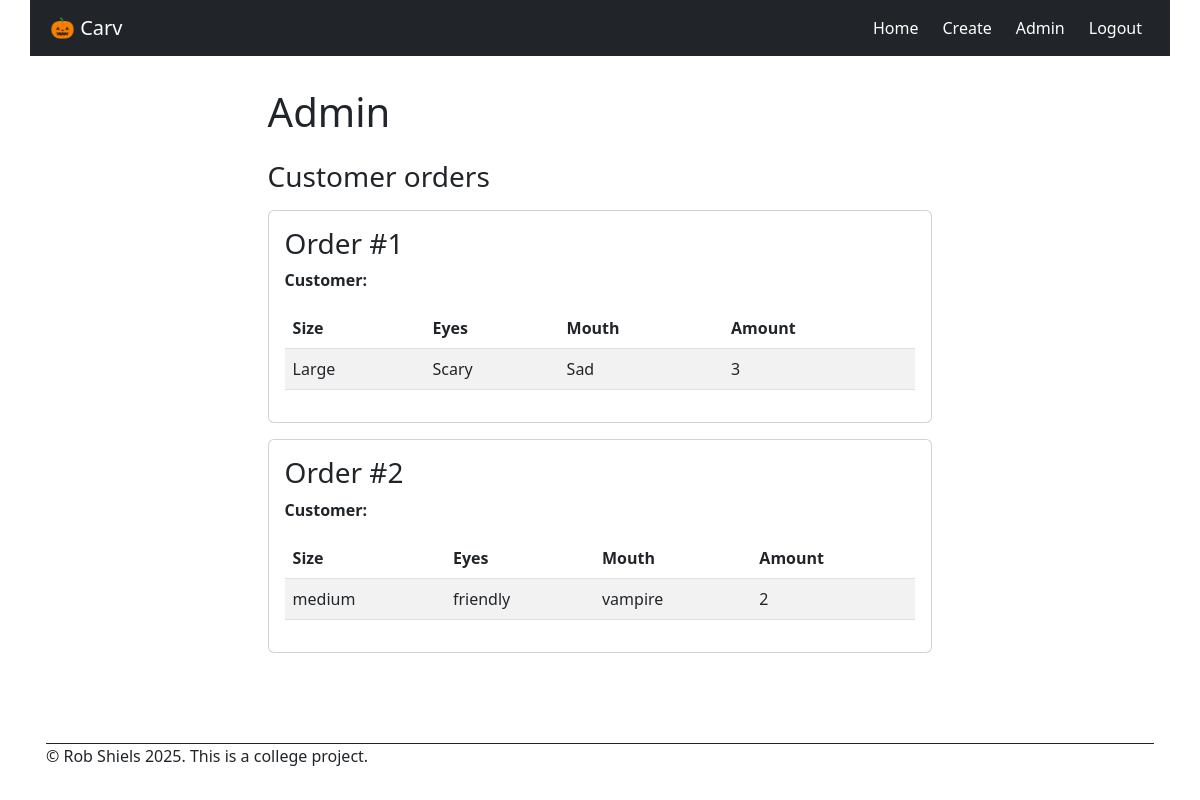
Page /admin (signed in) on the earlier database version.
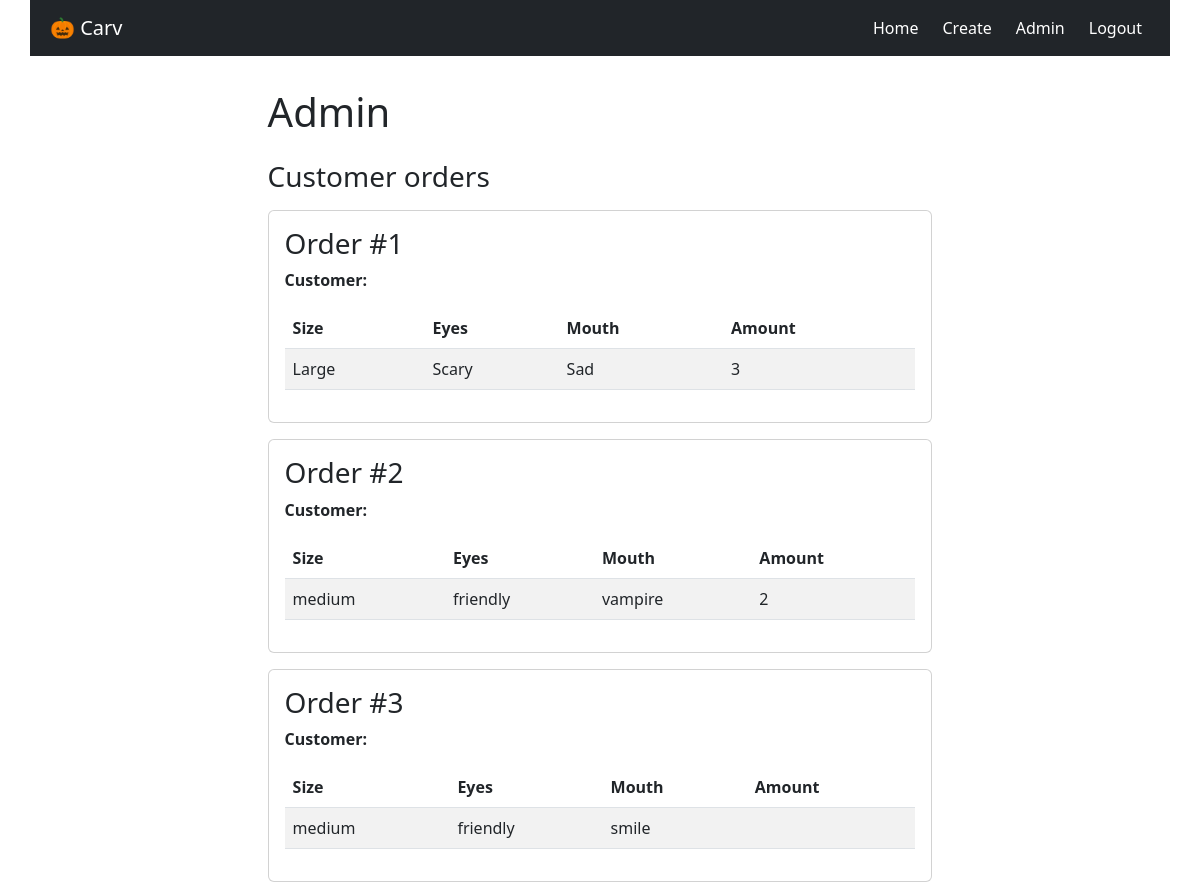
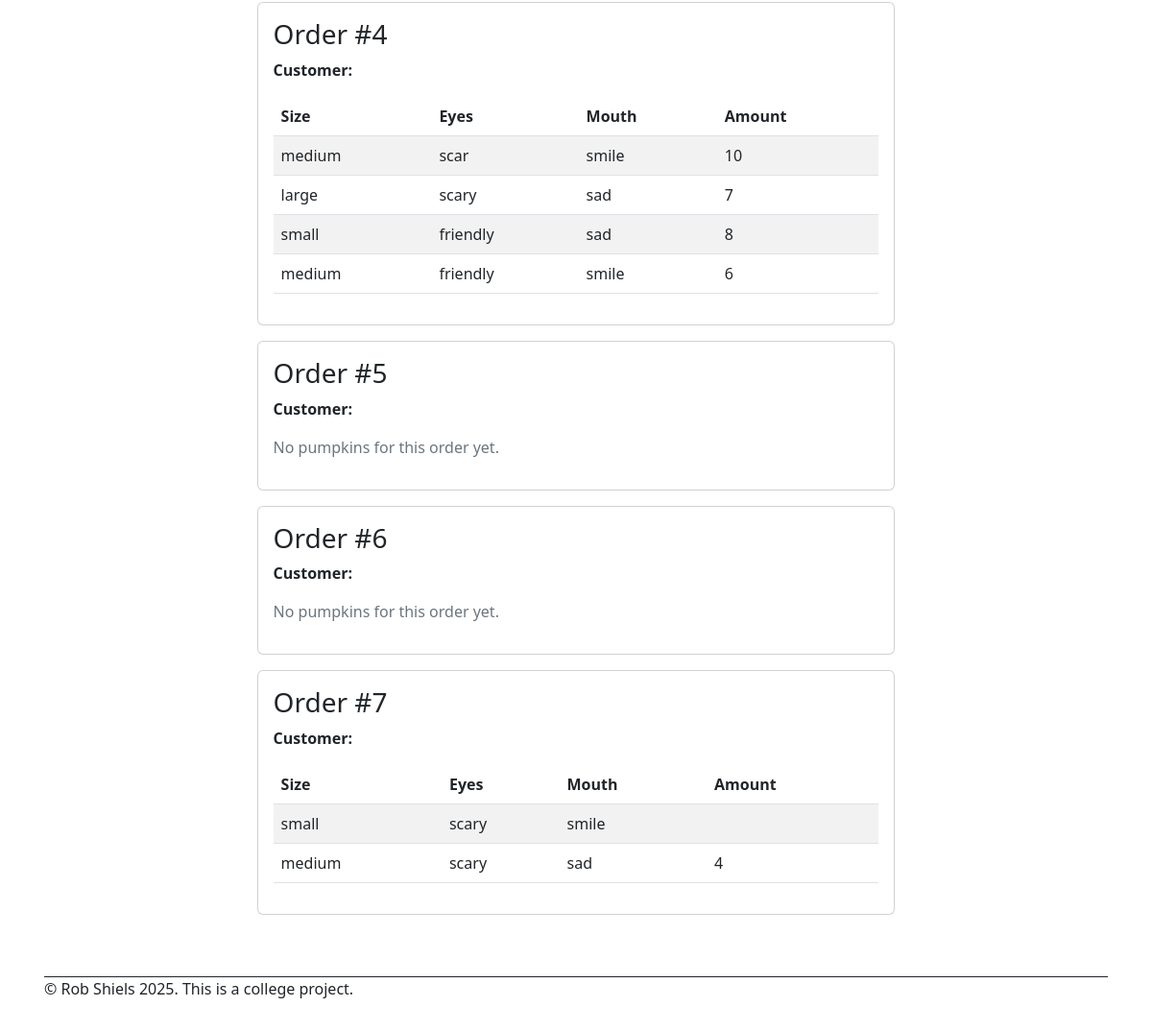
Same page on the later database version (2 pictures, top to bottom).
### models.py (models this page shows, shortened)
class Order(db.Model):
    __tablename__ = 'order'
    order_id: Mapped[int] = mapped_column(primary_key=True)
    created_at: Mapped[datetime] = mapped_column(nullable=False,  default=lambda: datetime.now(timezone.utc))
    status: Mapped[str] = mapped_column(nullable=True)
    customer_id: Mapped[int] = mapped_column(db.ForeignKey('user.user_id'), nullable=False)
    customer = db.relationship('User', back_populates='orders')
    pumpkins = db.relationship('PumpkinDesign', back_populates='order')  # one-to-many

class PumpkinDesign(db.Model):
    __tablename__ = 'pumpkin_design'
    design_id: Mapped[int] = mapped_column(primary_key=True)
    size: Mapped[str] = mapped_column(nullable=False)
    eyes: Mapped[str] = mapped_column(nullable=False)
    mouth: Mapped[str] = mapped_column(nullable=False)
    amount: Mapped[int] = mapped_column(nullable=False)
    created_at: Mapped[datetime] = mapped_column(nullable=False,  default=lambda: datetime.now(timezone.utc))
    order_id: Mapped[int] = mapped_column(db.ForeignKey('order.order_id'), nullable=True)  # can be null initially
    order = db.relationship('Order', back_populates='pumpkins')

### app.py (the view)
@app.route("/admin")
@login_required
def admin_page():
    orders = Order.query.order_by(Order.order_id).all()
    return render_template("admin.html", orders=orders)

### app.py (called while the page is built)
@login_manager.user_loader
def load_user(user_id):
    return User.query.get(int(user_id))

### templates/admin.html
{% set title = "Admin" %}
{% extends "base.html" %}
{% block main %}
        <h3 class="card-title mb-3">Customer orders</h3>
        {% for order in orders %}
        <div class="card mb-3 p-3">
            <h3>Order #{{ order.order_id }}</h3>
            <p><strong>Customer:</strong> {{ order.customer_name }}</p>
            {% if order.pumpkins %}
            <table class="table table-striped">
                <thead>
                    <tr>
                        <th>Size</th>
                        <th>Eyes</th>
                        <th>Mouth</th>
                        <th>Amount</th>
                    </tr>
                </thead>
                <tbody>
                    {% for pumpkin in order.pumpkins %}
                    <tr>
                        <td>{{ pumpkin.size }}</td>
                        <td>{{ pumpkin.eyes }}</td>
                        <td>{{ pumpkin.mouth }}</td>
                        <td>{{ pumpkin.amount }}</td>
                    </tr>
                    {% endfor %}
                </tbody>
            </table>
            {% else %}
            <p class="text-muted">No pumpkins for this order yet.</p>
            {% endif %}
        </div>
        {% endfor %}
{% endblock %}

### templates/base.html (shortened to what this page needs)
<!DOCTYPE html>
<html lang="en">
<head>
  <link rel="stylesheet" href="https://cdn.jsdelivr.net/npm/bootstrap@5.2.3/dist/css/bootstrap.min.css"
>
  <link rel="stylesheet" href="https://cdn.jsdelivr.net/npm/bootstrap-icons@1.3.0/font/bootstrap-icons.css">
  <link rel="stylesheet" href="{{ url_for('static', filename='css/style.css') }}">
</head>
<body>
  <div id="wrapper">
    <nav class="navbar navbar-expand-lg navbar-dark bg-dark p-2">
      <div class="container-fluid">
        <a class="navbar-brand" href="{{ url_for('index') }}">
          🎃
             Carv
        </a>
        <div class="collapse navbar-collapse" id="navbarNav">
          <ul class="navbar-nav ms-auto gap-2">
            <li class="nav-item">
              <a class="nav-link active" aria-current="page" href="{{ url_for('index') }}">Home</a>
            </li>
            <li class="nav-item">
              <a class="nav-link active" href="{{ url_for('create_pumpkin_page') }}">Create</a>
            </li>
            <li class="nav-item">
              <a class="nav-link active" href="{{ url_for('admin_page') }}">Admin</a>
            </li>
            {% if current_user.is_authenticated %}
            <li class="nav-item">
              <a class="nav-link active" href="{{ url_for('logout') }}">Logout</a>
            </li>
            {% endif %}
          </ul>
        </div>
      </div>
    </nav>
    <main>
      <div class="title-block">
        <h1 class="mb-4">{{ title or "Welcome" }}</h1>
      </div>
      {% block main %}
      {% endblock %}
    </main>
    <footer class="m-3">
      <p>&copy; Rob Shiels 2025. This is a college project.</p>
    </footer>
  </div>
</body>
</html>

### static/css/style.css (style rules this page uses)
* { margin: 0px; padding: 0px; font-size: 16px; }
html { height: 100%; color: white; }
body { margin: 0px; min-height: 100vh; }
nav { grid-area: nav; }
main { grid-area: main; }
footer { grid-area: footer; }
#wrapper { min-height: 100vh; margin-left: auto; margin-right: auto; background-color: white; display: grid; gap: 16px; grid-template-rows: auto 1fr auto; grid-template-areas: "nav" "main" "footer"; }
main { padding: 16px 16px; display: flex; flex-wrap: wrap; align-content: center; flex-direction: column; }
footer { border-top: 1px solid #212529; margin-top: auto; }
@media (min-width: 480px) { body { margin: 0px 24px; max-width: 1140px; margin-left: auto; margin-right: auto; } }
@media (min-width: 480px) { .card { width:60%; } }

Differences in the rows shown:
added Order: order_id "3"
added PumpkinDesign: size "medium", eyes "friendly", mouth "smile", shown under "3"
added Order: order_id "4"
added PumpkinDesign: size "medium", eyes "scar", mouth "smile", amount "10", shown under "4"
added PumpkinDesign: size "large", eyes "scary", mouth "sad", amount "7", shown under "4"
added PumpkinDesign: size "small", eyes "friendly", mouth "sad", amount "8", shown under "4"
added PumpkinDesign: size "medium", eyes "friendly", mouth "smile", amount "6", shown under "4"
added Order: order_id "5", shows "No pumpkins for this order yet."
added Order: order_id "6", shows "No pumpkins for this order yet."
added Order: order_id "7"
added PumpkinDesign: size "small", eyes "scary", mouth "smile", shown under "7"
added PumpkinDesign: size "medium", eyes "scary", mouth "sad", amount "4", shown under "7"
